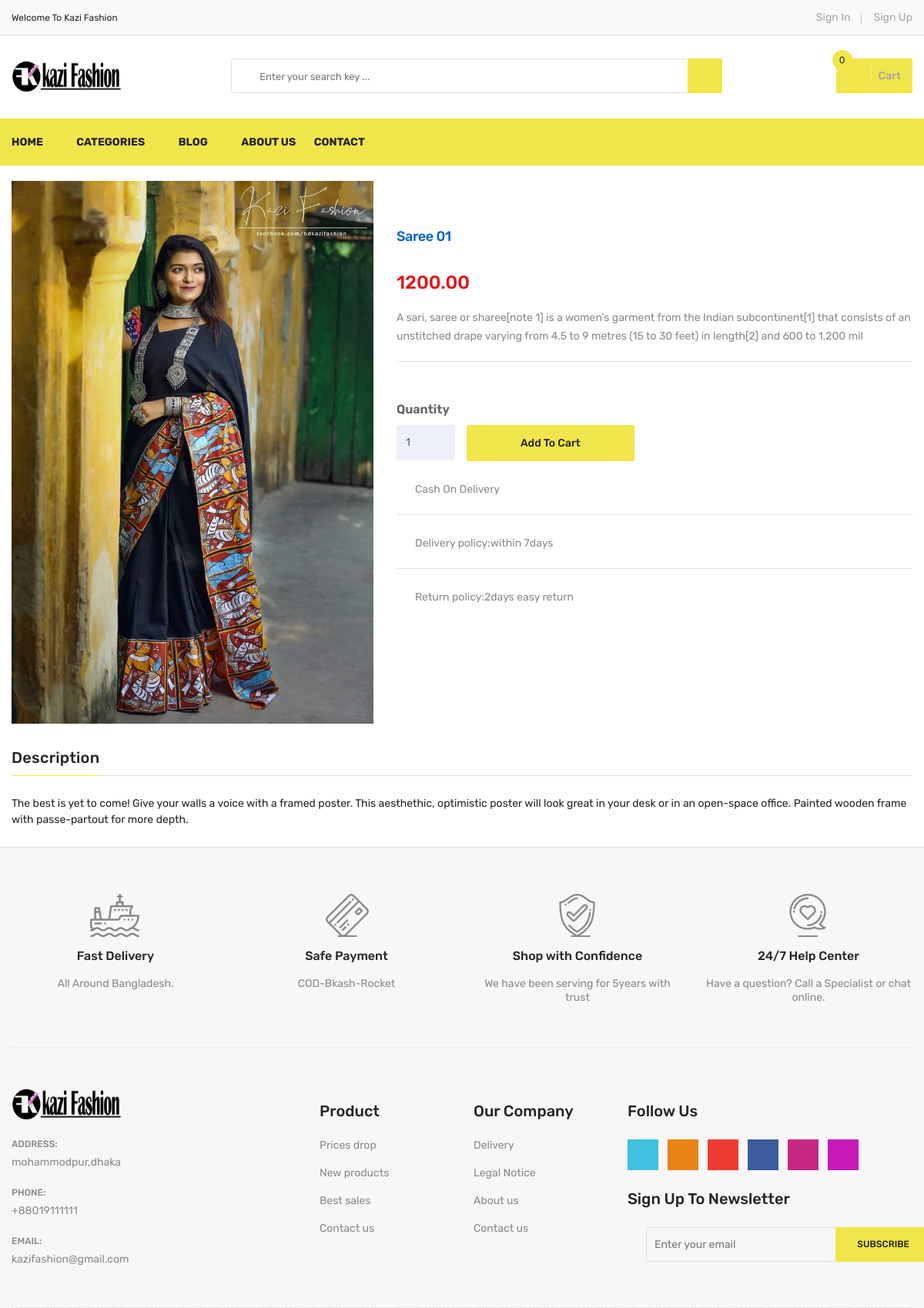
Page /products/detail/1/ on the earlier database version.
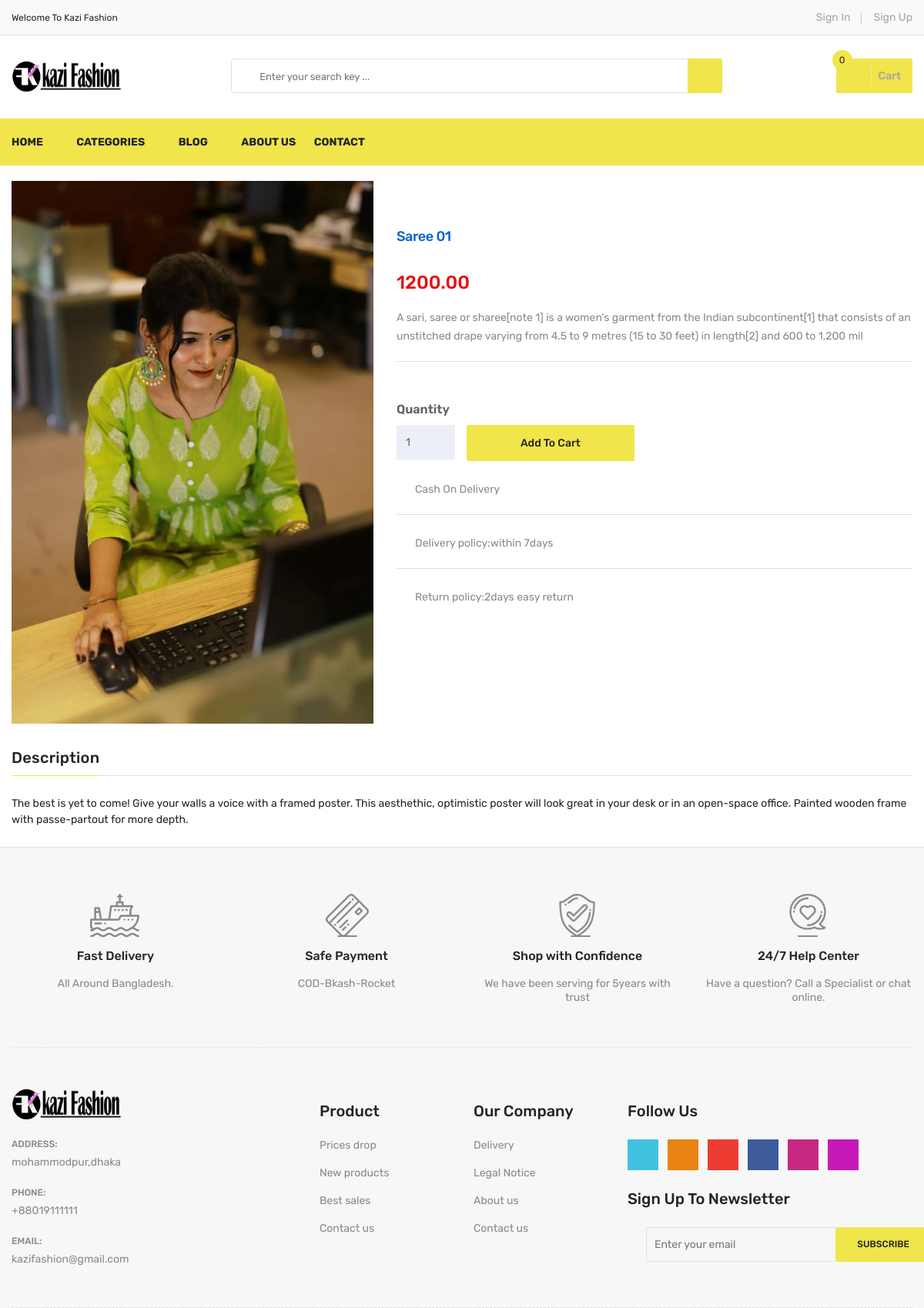
Same page on the later database version.
### store/models.py (models this page shows, shortened)
class Product(models.Model):
    name = models.CharField(max_length=200)
    new_price = models.DecimalField(decimal_places=2, max_digits=10, default=0)
    old_price = models.DecimalField(decimal_places=2, max_digits=10, default=0)
    category = models.ForeignKey(Category, on_delete=models.CASCADE)
    color = models.CharField(max_length=20, blank=True, null=True)
    description = models.CharField(
        max_length=200, default='', null=True, blank=True)
    image = models.ImageField(blank=True, upload_to='products/')
    status = models.BooleanField(default=True)
    created_at = models.DateTimeField(auto_now_add=True)
    updated_at = models.DateTimeField(auto_now=True)
    def image_tag(self):
        return mark_safe('<img src="{}" heights ="50" width="40" />'.format(self.image.url))
    image_tag.short_description = 'Image'

### store/views.py (the view)
# urls.py: path('detail/<int:id>/', DetailsView.as_view(), name='detail'),
class DetailsView(DetailView):
    model = Product
    template_name = 'product_detail.html'
    context_object_name = 'product'
    def get_object(self):
        id_ = self.kwargs.get("id")
        return get_object_or_404(Product, id=id_)
    def get_context_data(self, **kwargs):
        context = super().get_context_data(**kwargs)
        context['setting'] = Setting.objects.get(status=True)
        context['categories'] = Category.objects.all()
        return context

### SiteSettings/templatetags/my_cart_tags.py (called while the page is built)
@register.simple_tag
def shopcartcount(userid):
    count = ShopCart.objects.filter(user_id=userid).count()
    return count

### store/templates/product_detail.html (shortened to what the changed rows need)
{% extends 'base.html' %} {% load static %} {% load crispy_forms_tags %}
{% block mainbody %}
<div class="content-wraper">
    <div class="container">
        <div class="row single-product-area">
            <div class="col-lg-5 col-md-6">
                <div class="product-details-left">
                    <div class="product-details-images slider-navigation-1">
                        <div class="lg-image">
                            <a class="popup-img venobox vbox-item" href="images/product/large-size/1.jpg" data-gall="myGallery">
                                <img src="{{product.image.url}}" alt="product image">
                            </a>
                        </div>
                    </div>
                </div>
            </div>
            <div class="col-lg-7 col-md-6">
                <div class="product-details-view-content pt-60">
                    <div class="product-info">
                        <h2>{{product.name}}</h2>
                        <div class="price-box pt-20">
                            <span class="new-price new-price-2">{{product.new_price}}</span>
                        </div>
                        <div class="product-desc">
                            <p>
                                <span>{{product.description}}</span>
                            </p>
                        </div>
                        <div class="single-add-to-cart">
                            <form action="/order/addtoshopcart/{{product.id}}" class="cart-quantity" method="POST">
                            </form>
                        </div>
                        <div class="block-reassurance">
                            <ul>
                            </ul>
                        </div>
                    </div>
                </div>
            </div>
        </div>
    </div>
</div>
{% endblock %}

Differences in the rows shown:
changed Product "Saree 01": image: a different picture
